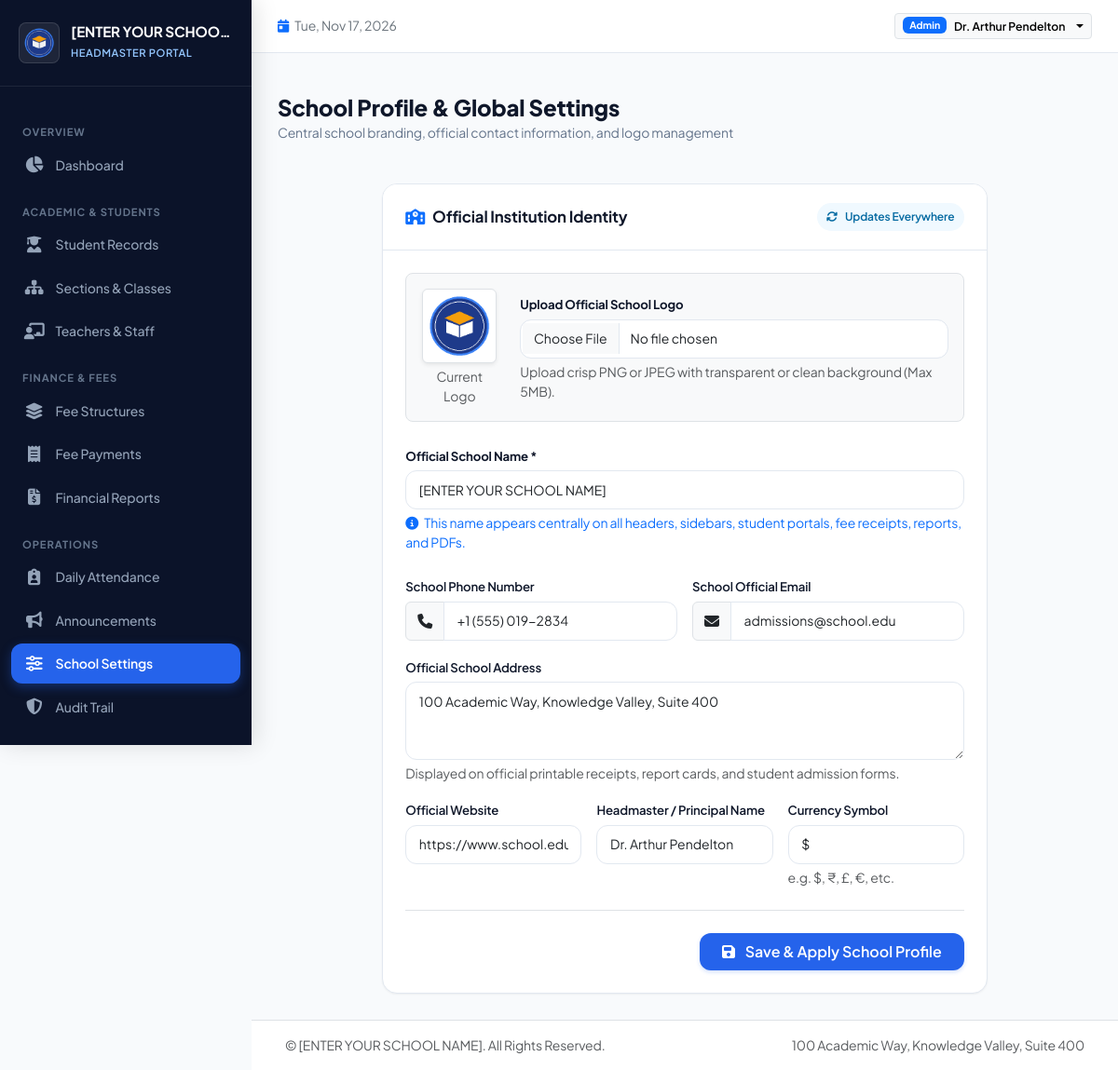
The app's page /admin/settings (signed in) with its own data.
### tables this page shows
CREATE TABLE school_settings (
        id INTEGER PRIMARY KEY,
        school_name TEXT NOT NULL DEFAULT '[ENTER YOUR SCHOOL NAME]',
        school_address TEXT DEFAULT '',
        school_phone TEXT DEFAULT '',
        school_email TEXT DEFAULT '',
        school_website TEXT DEFAULT '',
        headmaster_name TEXT DEFAULT '',
        currency_symbol TEXT DEFAULT '$',
        logo_path TEXT DEFAULT '',
        updated_at TIMESTAMP DEFAULT CURRENT_TIMESTAMP
    );

CREATE TABLE users (
        id INTEGER PRIMARY KEY AUTOINCREMENT,
        username TEXT NOT NULL UNIQUE,
        password_hash TEXT NOT NULL,
        role TEXT NOT NULL CHECK(role IN ('admin', 'teacher', 'student')),
        full_name TEXT NOT NULL,
        email TEXT DEFAULT '',
        phone TEXT DEFAULT '',
        is_active INTEGER DEFAULT 1,
        created_at TIMESTAMP DEFAULT CURRENT_TIMESTAMP
    );

### routes/admin.py (the view, shortened to what this page needs)
@admin_bp.route('/settings', methods=['GET', 'POST'])
def settings():
    db = get_db()
    current_settings = get_school_settings()
    return render_template('admin/settings.html', settings=current_settings)

### models.py (called while the page is built, shortened)
def get_db():
    if 'db' not in g:
        db_path = current_app.config.get('DATABASE_PATH', Config.DATABASE_PATH)
        g.db = sqlite3.connect(db_path)
        g.db.row_factory = sqlite3.Row
        g.db.execute("PRAGMA foreign_keys = ON;")
    return g.db

def get_school_settings():
    db = get_db()
    row = db.execute("SELECT * FROM school_settings WHERE id = 1;").fetchone()
    if row:
        return dict(row)

    @property
    def is_active(self):
        return self._is_active

    @staticmethod
    def get_by_id(user_id):
        db = get_db()
        cursor = db.execute("SELECT * FROM users WHERE id = ?", (user_id,))
        row = cursor.fetchone()
        if not row:
            return None
        return User._build_from_row(row)

### routes/admin.py (called while the page is built)
@admin_bp.before_request
@login_required
@admin_required
def admin_before_request():
    pass

### templates/admin/settings.html (shortened to what this page needs)
{% extends "base.html" %}
{% block content %}
<div class="page-header">
  <div>
    <h2 class="page-title">School Profile & Global Settings</h2>
    <p class="page-subtitle">Central school branding, official contact information, and logo management</p>
  </div>
</div>
<div class="row justify-content-center">
  <div class="col-lg-10 col-xl-9">
    <div class="card-custom">
      <div class="card-custom-header">
        <h5 class="card-custom-title">
          <i class="fa-solid fa-school text-primary me-2"></i>Official Institution Identity
        </h5>
        <span class="badge-custom badge-info"><i class="fa-solid fa-arrows-rotate me-1"></i>Updates Everywhere</span>
      </div>
      <div class="card-custom-body p-4">
        <form action="{{ url_for('admin.settings') }}" method="POST" enctype="multipart/form-data">
          <div class="d-flex align-items-center gap-4 p-3 bg-light rounded-3 mb-4 border">
            <div class="text-center">
              <img src="{% if settings.logo_path %}{{ url_for('static', filename=settings.logo_path) }}{% else %}{{ url_for('static', filename='images/default_logo.png') }}{% endif %}"
                   alt="Logo" class="rounded border p-1 bg-white shadow-sm" style="width: 80px; height: 80px; object-fit: contain;">
              <div class="small text-muted mt-1">Current Logo</div>
            </div>
            <div class="flex-grow-1">
              <label class="form-label fw-bold">Upload Official School Logo</label>
              <input type="file" name="logo" class="form-control" accept="image/png, image/jpeg, image/webp">
              <div class="form-text">Upload crisp PNG or JPEG with transparent or clean background (Max 5MB).</div>
            </div>
          </div>
          <div class="mb-4">
            <label class="form-label fw-bold">Official School Name *</label>
            <input type="text" name="school_name" class="form-control form-control-lg" value="{{ settings.school_name }}" required>
            <div class="form-text text-primary">
              <i class="fa-solid fa-circle-info me-1"></i> This name appears centrally on all headers, sidebars, student portals, fee receipts, reports, and PDFs.
            </div>
          </div>
          <div class="row g-3 mb-3">
            <div class="col-md-6">
              <label class="form-label">School Phone Number</label>
              <div class="input-group">
                <span class="input-group-text bg-light"><i class="fa-solid fa-phone"></i></span>
                <input type="text" name="school_phone" class="form-control" value="{{ settings.school_phone }}" placeholder="+1 (555) 019-2834">
              </div>
            </div>
            <div class="col-md-6">
              <label class="form-label">School Official Email</label>
              <div class="input-group">
                <span class="input-group-text bg-light"><i class="fa-solid fa-envelope"></i></span>
                <input type="email" name="school_email" class="form-control" value="{{ settings.school_email }}" placeholder="info@school.edu">
              </div>
            </div>
          </div>
          <div class="mb-3">
            <label class="form-label">Official School Address</label>
            <textarea name="school_address" rows="3" class="form-control" placeholder="Complete institutional street address, state, and postal code">{{ settings.school_address }}</textarea>
            <div class="form-text">Displayed on official printable receipts, report cards, and student admission forms.</div>
          </div>
          <div class="row g-3 mb-4">
            <div class="col-md-4">
              <label class="form-label">Official Website</label>
              <input type="text" name="school_website" class="form-control" value="{{ settings.school_website }}" placeholder="https://www.school.edu">
            </div>
            <div class="col-md-4">
              <label class="form-label">Headmaster / Principal Name</label>
              <input type="text" name="headmaster_name" class="form-control" value="{{ settings.headmaster_name }}" placeholder="Dr. Robert Vance">
            </div>
            <div class="col-md-4">
              <label class="form-label">Currency Symbol</label>
              <input type="text" name="currency_symbol" class="form-control" value="{{ settings.currency_symbol }}" maxlength="5">
              <div class="form-text">e.g. $, ₹, £, €, etc.</div>
            </div>
          </div>
          <div class="d-flex justify-content-end gap-2 border-top pt-4">
            <button type="submit" class="btn btn-primary-custom px-4 py-2">
              <i class="fa-solid fa-floppy-disk me-2"></i> Save & Apply School Profile
            </button>
          </div>
        </form>
      </div>
    </div>
  </div>
</div>
{% endblock %}

### templates/base.html (shortened to what this page needs)
<!DOCTYPE html>
<html lang="en">
<head>
  <link href="https://cdn.jsdelivr.net/npm/bootstrap@5.3.3/dist/css/bootstrap.min.css" rel="stylesheet">
  <link rel="stylesheet" href="https://cdnjs.cloudflare.com/ajax/libs/font-awesome/6.5.1/css/all.min.css">
  <link rel="stylesheet" href="{{ url_for('static', filename='css/style.css') }}">
</head>
<body>
  <div class="app-wrapper">
    <aside class="sidebar">
      <div class="sidebar-header">
        <img src="{% if school_settings.logo_path %}{{ url_for('static', filename=school_settings.logo_path) }}{% else %}{{ url_for('static', filename='images/default_logo.png') }}{% endif %}"
             alt="School Logo" class="school-brand-logo">
        <div class="school-brand-info">
          <h1 class="school-brand-name" title="{{ school_settings.school_name }}">{{ school_settings.school_name }}</h1>
          <span class="school-brand-badge">
            {% if current_user.role == 'admin' %}Headmaster Portal
            {% elif current_user.role == 'teacher' %}Teacher Portal
            {% elif current_user.role == 'student' %}Student Portal
            {% else %}Portal{% endif %}
          </span>
        </div>
      </div>
      <div class="sidebar-nav">
        {% if current_user.role == 'admin' %}
          <div class="nav-section-title">Overview</div>
          <a href="{{ url_for('admin.dashboard') }}" class="sidebar-link {% if request.endpoint == 'admin.dashboard' %}active{% endif %}">
            <i class="fa-solid fa-chart-pie"></i>
            <span>Dashboard</span>
          </a>
          <div class="nav-section-title">Academic & Students</div>
          <a href="{{ url_for('admin.students') }}" class="sidebar-link {% if request.endpoint in ['admin.students', 'admin.student_create', 'admin.student_view', 'admin.student_edit'] %}active{% endif %}">
            <i class="fa-solid fa-user-graduate"></i>
            <span>Student Records</span>
          </a>
          <a href="{{ url_for('admin.sections_classes') }}" class="sidebar-link {% if request.endpoint == 'admin.sections_classes' %}active{% endif %}">
            <i class="fa-solid fa-sitemap"></i>
            <span>Sections & Classes</span>
          </a>
          <a href="{{ url_for('admin.teachers') }}" class="sidebar-link {% if request.endpoint in ['admin.teachers', 'admin.teacher_create'] %}active{% endif %}">
            <i class="fa-solid fa-chalkboard-user"></i>
            <span>Teachers & Staff</span>
          </a>
          <div class="nav-section-title">Finance & Fees</div>
          <a href="{{ url_for('admin.fee_structures') }}" class="sidebar-link {% if request.endpoint == 'admin.fee_structures' %}active{% endif %}">
            <i class="fa-solid fa-layer-group"></i>
            <span>Fee Structures</span>
          </a>
          <a href="{{ url_for('admin.payments') }}" class="sidebar-link {% if request.endpoint in ['admin.payments', 'admin.payment_receipt'] %}active{% endif %}">
            <i class="fa-solid fa-receipt"></i>
            <span>Fee Payments</span>
          </a>
          <a href="{{ url_for('admin.fee_reports') }}" class="sidebar-link {% if request.endpoint == 'admin.fee_reports' %}active{% endif %}">
            <i class="fa-solid fa-file-invoice-dollar"></i>
            <span>Financial Reports</span>
          </a>
          <div class="nav-section-title">Operations</div>
          <a href="{{ url_for('admin.attendance') }}" class="sidebar-link {% if request.endpoint == 'admin.attendance' %}active{% endif %}">
            <i class="fa-solid fa-clipboard-user"></i>
            <span>Daily Attendance</span>
          </a>
          <a href="{{ url_for('admin.notices') }}" class="sidebar-link {% if request.endpoint == 'admin.notices' %}active{% endif %}">
            <i class="fa-solid fa-bullhorn"></i>
            <span>Announcements</span>
          </a>
          <a href="{{ url_for('admin.settings') }}" class="sidebar-link {% if request.endpoint == 'admin.settings' %}active{% endif %}">
            <i class="fa-solid fa-sliders"></i>
            <span>School Settings</span>
          </a>
          <a href="{{ url_for('admin.audit_logs') }}" class="sidebar-link {% if request.endpoint == 'admin.audit_logs' %}active{% endif %}">
            <i class="fa-solid fa-shield-halved"></i>
            <span>Audit Trail</span>
          </a>
        {% endif %}
      </div>
    </aside>
    <div class="main-wrapper">
      <header class="topbar">
        <div class="d-flex align-items-center gap-3">
          <div class="d-none d-md-block text-secondary small">
            <i class="fa-solid fa-calendar-day me-1 text-primary"></i>
            <span id="currentDateDisplay">Today</span>
          </div>
        </div>
        <div class="d-flex align-items-center gap-3">
          <div class="dropdown">
            <button class="btn btn-light btn-sm border dropdown-toggle d-flex align-items-center gap-2" type="button" data-bs-toggle="dropdown">
              <span class="badge bg-primary text-capitalize">{{ current_user.role }}</span>
              <span class="fw-semibold small d-none d-sm-inline">{{ current_user.full_name }}</span>
            </button>
          </div>
        </div>
      </header>
      <div class="container-fluid px-4 pt-3">
      </div>
      <main class="content-area">
        {% block content %}{% endblock %}
      </main>
      <footer class="bg-white border-top py-3 px-4 text-center text-muted small mt-auto">
        <div class="container-fluid d-flex flex-column flex-sm-row justify-content-between align-items-center gap-2">
          <span>&copy; {{ school_settings.school_name }}. All Rights Reserved.</span>
          <span>{{ school_settings.school_address }}</span>
        </div>
      </footer>
    </div>
  </div>
</body>
</html>

### records on screen
school_settings: school_name "[ENTER YOUR SCHOO…", school_name "[ENTER YOUR SCHOOL NAME]", school_phone "+1 (555) 019-2834", school_email "admissions@school.edu", school_address "100 Academic Way, Knowledge Valley, Suite 400", school_website "https://www.school.edu", headmaster_name "Dr. Arthur Pendelton", currency_symbol "$"
users: role "Admin", full_name "Dr. Arthur Pendelton"
